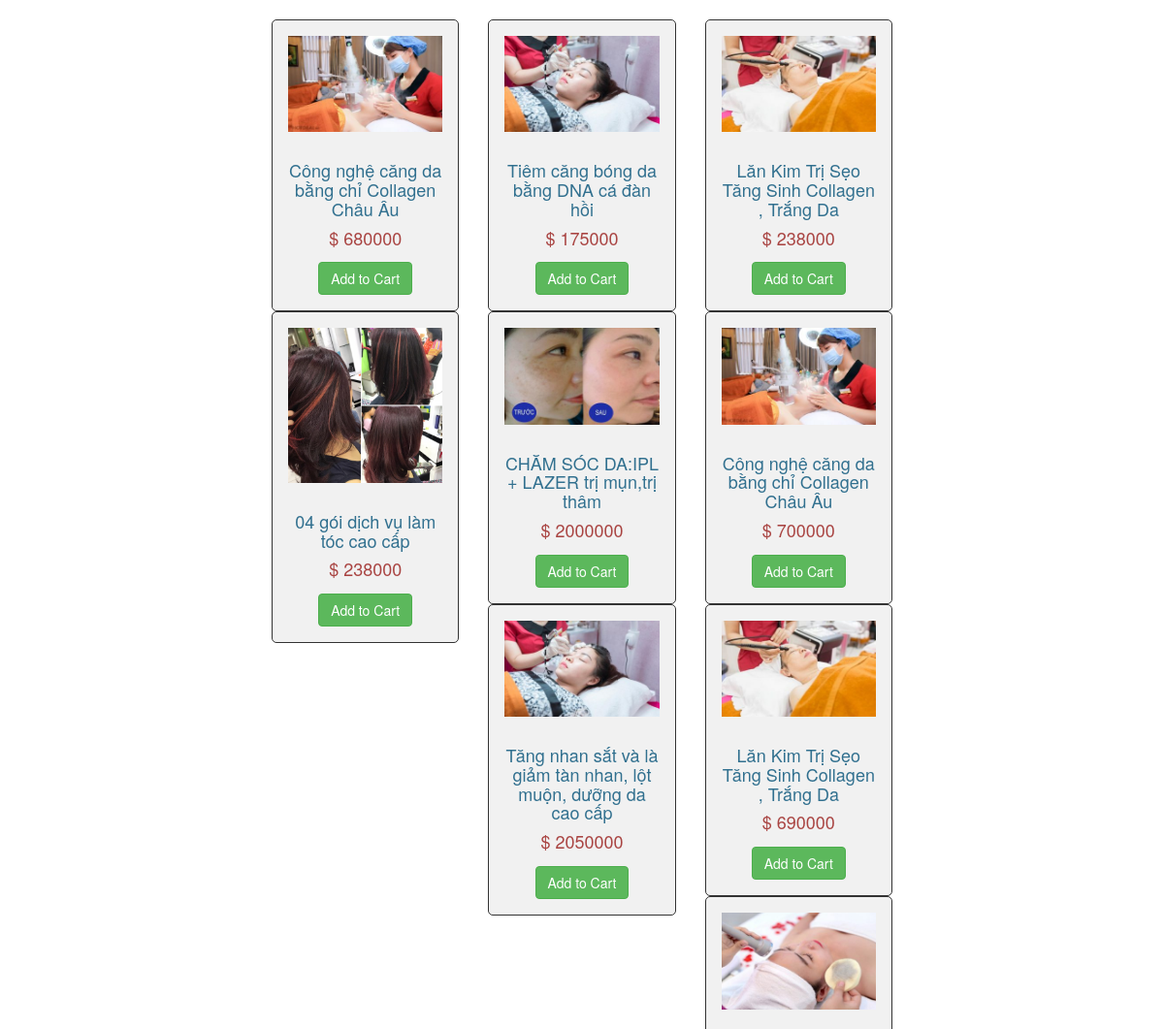
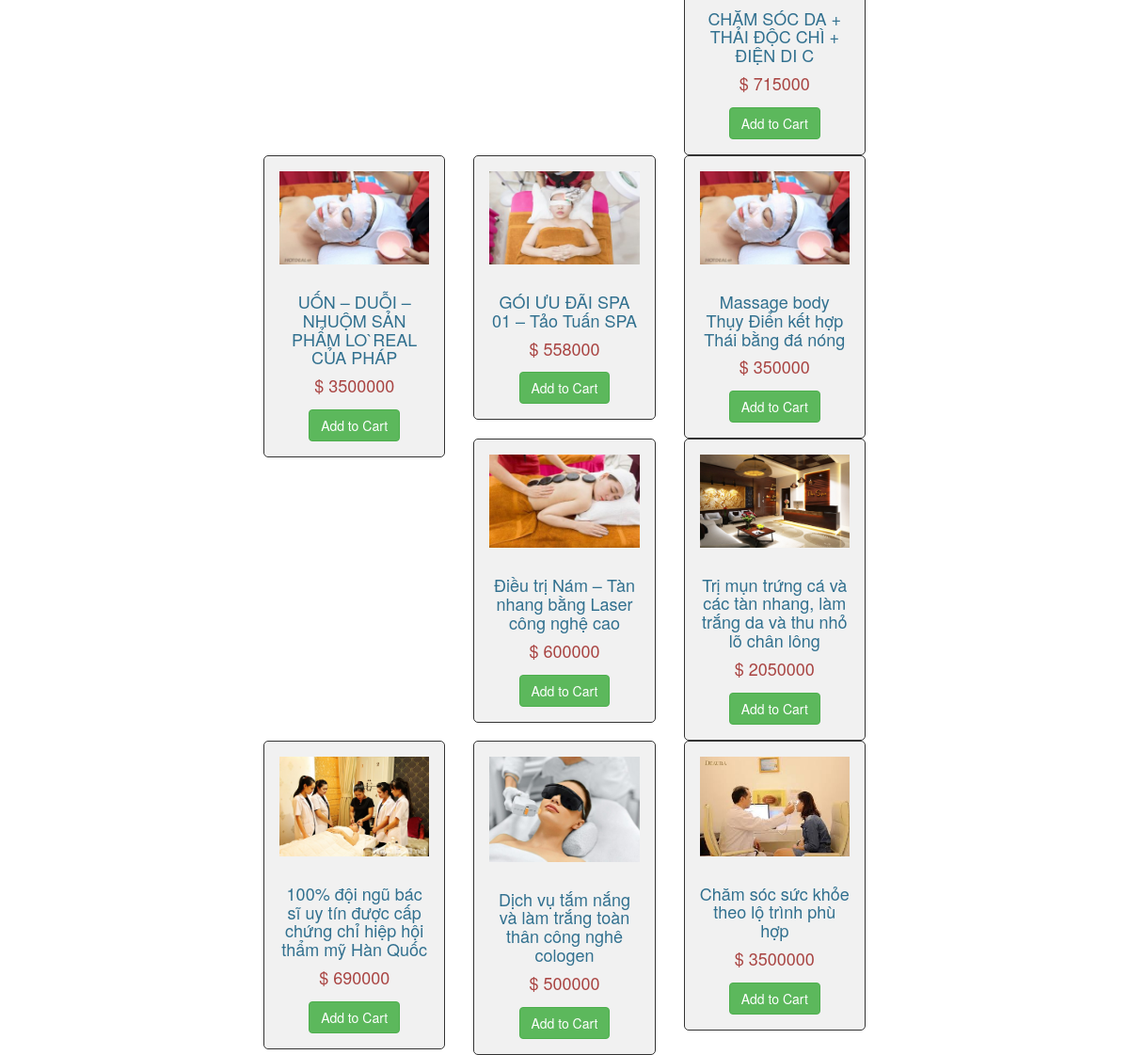
The app's page /PHP_project/shopping.php with its own data (2 pictures, top to bottom).
### tables this page shows
create table if not exists products (
	id int(11) not null auto_increment,
	prod_name varchar(255) not null,
    code varchar(20) not null,
	img varchar(255) not null,
	category_id int(11),
	quantity int(11) not null,
	new_price varchar(11) not null,
    old_price varchar(11),
	status_id int  (4) ,
	imported_date DATETIME DEFAULT CURRENT_TIMESTAMP,
	description varchar(500) not null,
	primary key(id),
	foreign key(category_id) references categories(id),
    foreign key(status_id) references status_product(id)
);

### PHP_project/shopping.php (the view, shortened to what this page needs)
<?php
include ("connection_db.php");
?>
<!DOCTYPE html>
<html>
<head>
 <link rel="stylesheet" href="https://maxcdn.bootstrapcdn.com/bootstrap/3.3.6/css/bootstrap.min.css" />
</head>
<body>
 <br />
 <div class="container" style="width:700px;">
  <?php
  $query = "SELECT * FROM products ORDER BY id ASC";
  $result = mysqli_query($mysqli, $query);
  if(mysqli_num_rows($result) > 0)
  {
   while($row = mysqli_fetch_array($result))
   {
    ?>
    <div class="col-md-4">
     <form method="post" action="shopping.php?action=add&id=<?php echo $row["id"]; ?>">
      <div style="border:1px solid #333; background-color:#f1f1f1; border-radius:5px; padding:16px;" align="center">
       <img src="<?php echo $row["img"]; ?>" class="img-responsive" /><br />
       <h4 class="text-info"><?php echo $row["prod_name"]; ?></h4>
       <h4 class="text-danger">$ <?php echo $row["new_price"]; ?></h4>
       <input type="submit" name="add_to_cart" style="margin-top:5px;" class="btn btn-success" value="Add to Cart" />
     </div>
   </form>
 </div>
 <?php
}
}

### records on screen
products: img (picture), prod_name "Công nghệ căng da bằng chỉ Collagen Châu Âu", new_price "680000"
products: img (picture), prod_name "Tiêm căng bóng da bằng DNA cá đàn hồi", new_price "175000"
products: img (picture), prod_name "Lăn Kim Trị Sẹo Tăng Sinh Collagen , Trắng Da", new_price "238000"
products: img (picture), prod_name "04 gói dịch vụ làm tóc cao cấp", new_price "238000"
products: img (picture), prod_name "CHĂM SÓC DA:IPL + LAZER trị mụn,trị thâm", new_price "2000000"
products: img (picture), prod_name "Công nghệ căng da bằng chỉ Collagen Châu Âu", new_price "700000"
products: img (picture), prod_name "Tăng nhan sắt và là giảm tàn nhan, lột muộn, dưỡng da cao cấp", new_price "2050000"
products: img (picture), prod_name "Lăn Kim Trị Sẹo Tăng Sinh Collagen , Trắng Da", new_price "690000"
products: img (picture), prod_name "CHĂM SÓC DA + THẢI ĐỘC CHÌ + ĐIỆN DI C", new_price "715000"
products: img (picture), prod_name "UỐN – DUỖI – NHUỘM SẢN PHẨM LO`REAL CỦA PHÁP", new_price "3500000"
products: img (picture), prod_name "GÓI ƯU ĐÃI SPA 01 – Tảo Tuấn SPA", new_price "558000"
products: img (picture), prod_name "Massage body Thụy Điển kết hợp Thái bằng đá nóng", new_price "350000"
products: img (picture), prod_name "Điều trị Nám – Tàn nhang bằng Laser công nghệ cao", new_price "600000"
products: img (picture), prod_name "Trị mụn trứng cá và các tàn nhang, làm trắng da và thu nhỏ lõ chân lông", new_price "2050000"
products: img (picture), prod_name "100% đội ngũ bác sĩ uy tín được cấp chứng chỉ hiệp hội thẩm mỹ Hàn Quốc", new_price "690000"
products: img (picture), prod_name "Dịch vụ tắm nắng và làm trắng toàn thân công nghê cologen", new_price "500000"
products: img (picture), prod_name "Chăm sóc sức khỏe theo lộ trình phù hợp", new_price "3500000"
